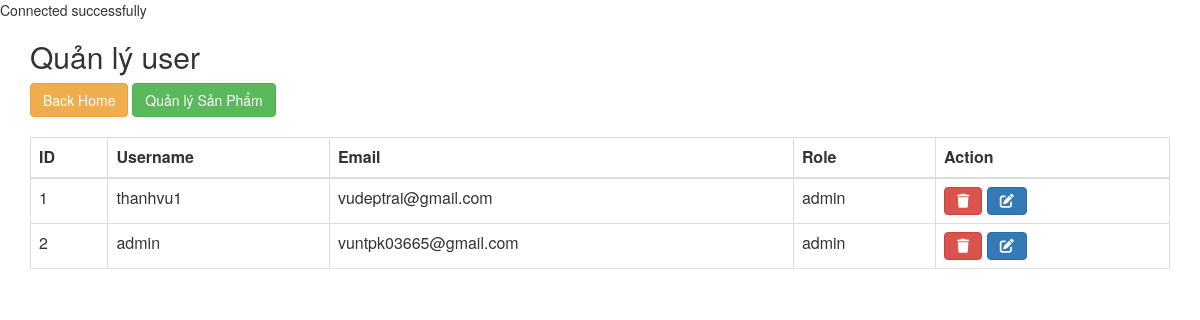
Page /user/user.php on the committed database.
### tables this page shows
CREATE TABLE `user` (
  `id` int(11) NOT NULL,
  `username` varchar(255) NOT NULL,
  `email` varchar(255) NOT NULL,
  `password` varchar(255) NOT NULL,
  `role` varchar(255) NOT NULL
);

### user/user.php (the view, shortened to what this page needs)
<?php
require("../config.php");
?>
<!DOCTYPE html>
<html lang="en">
<head>
  <link rel="stylesheet" href="https://maxcdn.bootstrapcdn.com/bootstrap/3.4.1/css/bootstrap.min.css">
</head>
<body>
  <div class="container">
    <h2>Quản lý user</h2>
    <a class="btn btn-warning themsp" href="../index.php">Back Home</a>
    <a class="btn btn-success themsp" href="../product/admin.php">Quản lý Sản Phẩm</a>
    <table class="table table-bordered">
      <thead>
        <tr>
          <th>ID</th>
          <th>Username</th>
          <th>Email</th>
          <th>Role</th>
          <th>Action</th>
        </tr>
      </thead>
      <tbody>
      <?php
     try {
          if (isset($connection)) {
              $query = "SELECT * FROM user";
              $statement = $connection->prepare($query);
              $statement->execute();
              $users = $statement->fetchAll(PDO::FETCH_ASSOC);
              foreach ($users as $user) {
                  ?>
                  <tr>
                    <td><?php echo $user['id'] ?></td>
                    <td><?php echo $user['username'] ?></td>
                    <td><?php echo $user['email'] ?></td>
                    <td><?php echo $user['role'] ?></td>
                    <td>
                        <a href="delete-user.php?id=<?php echo $user['id']; ?>" class="btn btn-danger"><i class="fa-solid fa-trash"></i></a>
                        <a href="edit-user.php?id=<?php echo $user['id']; ?>" class="btn btn-primary"><i class="fa-solid fa-pen-to-square"></i></a>
                       </td>
                    </tr>
                  <?php
              }
          }
      } catch (\Exception $e) {
          echo "Lỗi: ". $e->getMessage();
      }
     ?>
      </tbody>
    </table>
  </div>
</body>
</html>

### user/user.php (style rules this page uses)
.themsp { margin-bottom: 20px; }

### rows in the picture
user: id "1", username "thanhvu1", email "vudeptrai@gmail.com", role "admin"
user: id "2", username "admin", email "vuntpk03665@gmail.com", role "admin"
